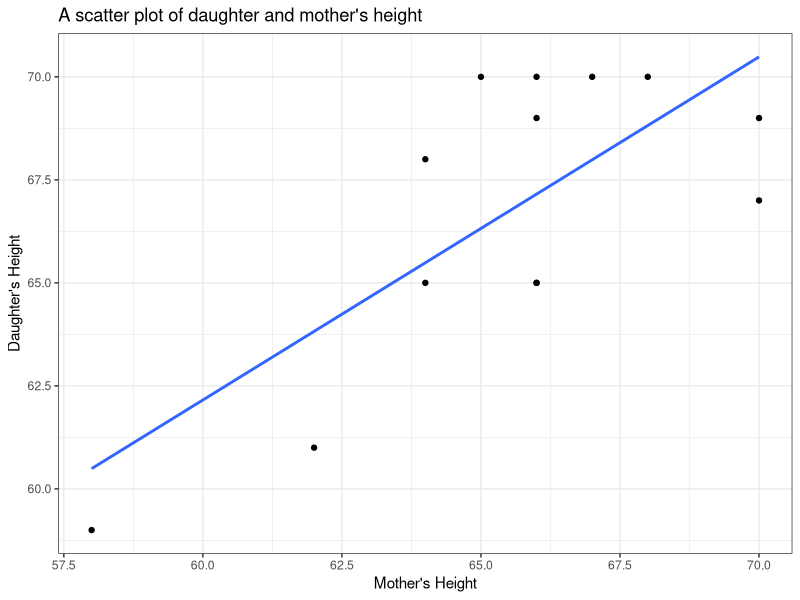
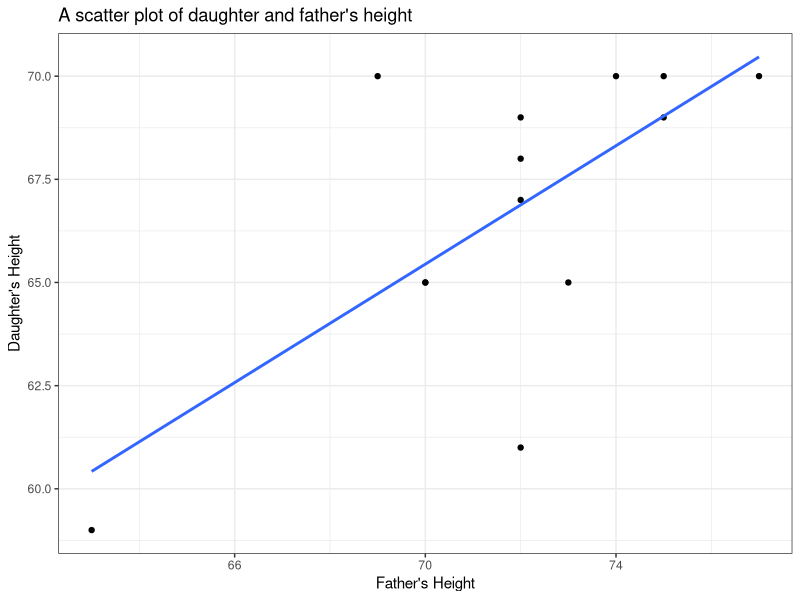
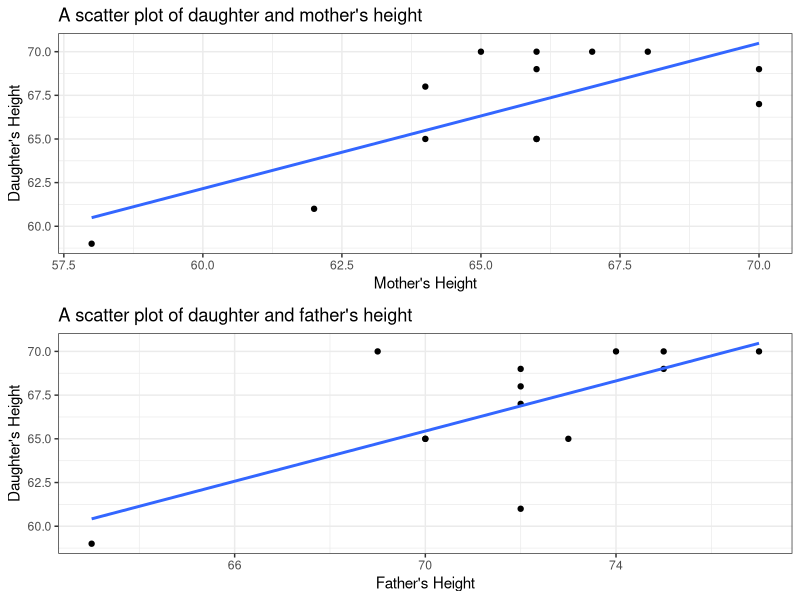
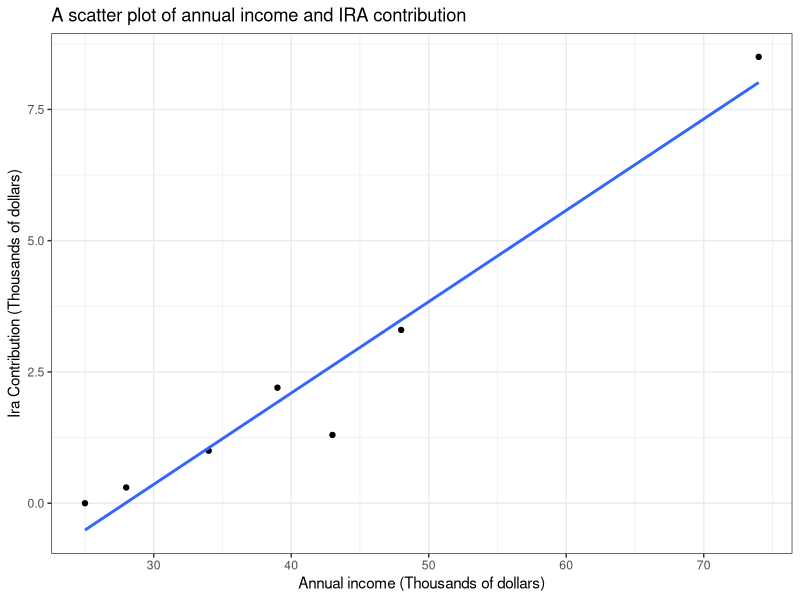
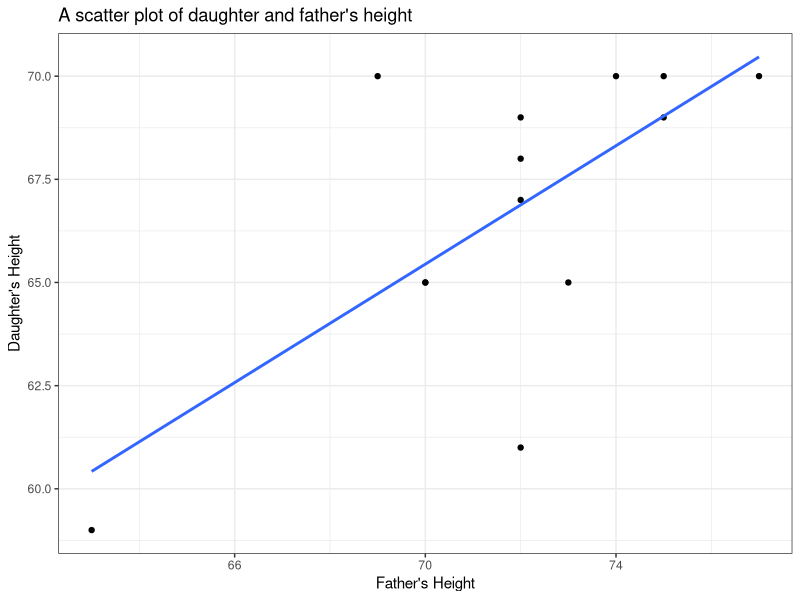
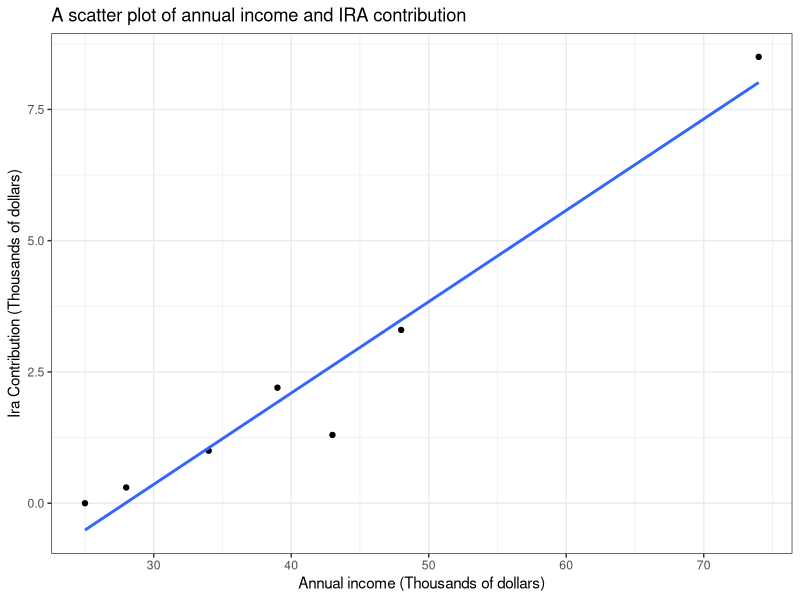

Reproduce these figures in R, in order.
library(tidyverse, quietly = T)
#setwd('C:/Users/ogund/Desktop/toeiitoeyy')

# Question 7
data7= tribble(
  ~mother,~father,~daughter,
  64,73,65,
  66,70,65,
  62,72,61,
  70,72,69,
  70,72,67,
  58,63,59,
  66,75,69,
  66,75,70,
  64,72,68,
  67,69,70,
  65,77,70,
  66,70,65,
  68,74,70
)


g1=ggplot(data7,aes(mother, daughter))+geom_point()+
  theme_bw()+geom_smooth(method = 'lm',se = F)+
  labs(x="Mother's Height", y="Daughter's Height",title="A scatter plot of daughter and mother's height")
g1

g2=ggplot(data7,aes(father, daughter))+geom_point()+
  theme_bw()+geom_smooth(method = 'lm',se = F)+
  labs(x="Father's Height", y="Daughter's Height",title="A scatter plot of daughter and father's height")
g2

library(gridExtra)

g3=grid.arrange(g1,g2,ncol=1)

ggsave('first_plot.jpeg')


model2=lm(daughter~., data = data7)
summary(model2)
confint(model2,level = 0.95)


# A function for constructing ANOVA table in regression model
simpleAnova <- function(object, ...) {
  
  # Compute anova table
  tab <- anova(object, ...)
  
  # Obtain number of predictors
  p <- nrow(tab) - 1
  
  # Add predictors row
  predictorsRow <- colSums(tab[1:p, 1:2])
  predictorsRow <- c(predictorsRow, predictorsRow[2] / predictorsRow[1])
  
  # F-quantities
  Fval <- predictorsRow[3] / tab[p + 1, 3]
  pval <- pf(Fval, df1 = p, df2 = tab$Df[p + 1], lower.tail = FALSE)
  predictorsRow <- c(predictorsRow, Fval, pval)
  
  # Simplified table
  tab <- rbind(predictorsRow, tab[p + 1, ])
  row.names(tab)[1] <- "Predictors"
  return(tab)
  
}


mod <- lm(daughter~., data = data7)
mod0 <- lm(daughter~1, data = data7)
anova(mod)
anova(mod0, mod)
simpleAnova(mod)

newdata=data.frame(mother=64, father=74)
predict(model2,newdata)
predict(model2,newdata,interval = "prediction")
predict(model2,newdata,interval = "confidence")


# Question 8

data=tribble(~annual_income,~ira_contribution,
             28,0.3,
             25,0,
             34,1,
             43,1.3,
             48,3.3,
             39,2.2,
             74,8.5
)

ggplot(data,aes(annual_income,ira_contribution))+geom_point()+
  theme_bw()+geom_smooth(method = 'lm',se = F)+
  labs(x='Annual income (Thousands of dollars)', y='Ira Contribution (Thousands of dollars)',title='A scatter plot of annual income and IRA contribution')
ggsave('second_plot.jpeg')

model=lm(ira_contribution~annual_income, data = data)
summary(model)
confint(model,level = 0.95)

